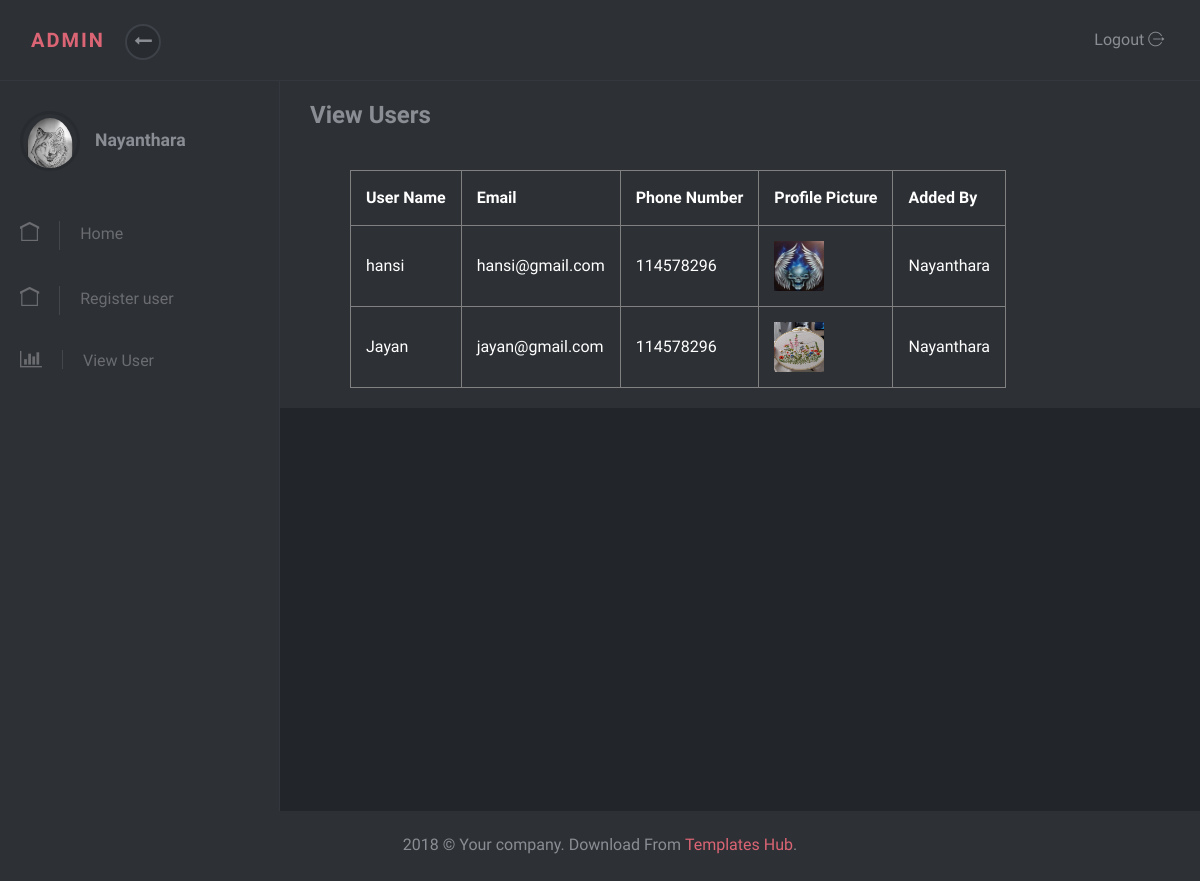
The app's page /ViewUser.php (signed in) with its own data.
### tables this page shows
CREATE TABLE `users` (
  `user_name` varchar(300) NOT NULL,
  `email` varchar(300) NOT NULL,
  `phone_nu` int(10) NOT NULL,
  `profile_pic` varchar(800) NOT NULL,
  `added_by` varchar(255) DEFAULT NULL
);

### ViewUser.php (the view, shortened to what this page needs)
<!DOCTYPE html>
<html>
  <head>
    <link rel="stylesheet" href="temp/vendor/bootstrap/css/bootstrap.min.css">
    <link rel="stylesheet" href="temp/vendor/font-awesome/css/font-awesome.min.css">
    <link rel="stylesheet" href="temp/css/font.css">
    <link rel="stylesheet" href="temp/css/style.default.css" id="theme-stylesheet">
    <link rel="stylesheet" href="temp/css/custom.css">
        <?php
          include("Connection.php");
          $user_data = $_SESSION['user'];
          $admin_name = $user_data['Name'];
        ?>
  </head>
  <body>
    <header class="header">
      <nav class="navbar navbar-expand-lg">
        <div class="container-fluid d-flex align-items-center justify-content-between">
          <div class="navbar-header">
            <a href="index.html" class="navbar-brand">
              <div class="brand-text brand-big visible text-uppercase"><strong class="text-primary">Admin</strong></div>
              <div class="brand-text brand-sm"><strong class="text-primary">D</strong><strong>A</strong></div></a>
            <button class="sidebar-toggle"><i class="fa fa-long-arrow-left"></i></button>
          </div>
            <div class="list-inline-item logout"><a id="logout" href="Log_out.php" class="nav-link">Logout <i class="icon-logout"></i></a></div>
          </div>
      </nav>
    </header>
    <div class="d-flex align-items-stretch">
      <nav id="sidebar">
        <div class="sidebar-header d-flex align-items-center">
          <div class="avatar"><img src="<?php echo 'PhotoUploaded/' .htmlspecialchars($user_data['Profile_photo']); ?>" alt="..." class="img-fluid rounded-circle"></div>
          <div class="title">
            <h1 class="h5"><?php echo htmlspecialchars($user_data['Name']); ?></h1>
          </div>
        </div>
        <ul class="list-unstyled">
                <li><a href="HomePage.php"> <i class="icon-home"></i>Home </a></li>
                <li ><a href="Register.php"> <i class="icon-home"></i>Register user </a></li>
                <li><a href="ViewUser.php"> <i class="fa fa-bar-chart"></i>View User </a></li>
        </ul>
      </nav>
        <div class="page-content">
            <div class="page-header">
                <div class="container-fluid">
                    <h3>View Users</h3>
                    <table>
                        <thead>
                            <tr>
                                <th>User Name</th>
                                <th>Email</th>
                                <th>Phone Number</th>
                                <th>Profile Picture</th>
                                <th>Added By</th>
                            </tr>
                        </thead>
                        <tbody>
                            <?php
                            $query = "SELECT user_name, email, phone_nu, profile_pic, added_by FROM users WHERE added_by = ?";
                            $stmt = $conn->prepare($query);
                            $stmt->bind_param("s", $admin_name);
                            $stmt->execute();
                            $result = $stmt->get_result();
                            if ($result->num_rows > 0) {
                                while ($row = $result->fetch_assoc()) {
                                    echo "<tr>";
                                    echo "<td>" . htmlspecialchars($row['user_name']) . "</td>";
                                    echo "<td>" . htmlspecialchars($row['email']) . "</td>";
                                    echo "<td>" . htmlspecialchars($row['phone_nu']) . "</td>";
                                    echo "<td><img src='./Uploaded/" . htmlspecialchars($row['profile_pic']) . "' alt='Profile Picture' width='50' height='50'></td>";
                                    echo "<td>" . htmlspecialchars($row['added_by']) . "</td>";
                                    echo "</tr>";
                                }
                            } else {
                                echo "<tr><td colspan='5'>No users found</td></tr>";
                            }
                            ?>
                        </tbody>
                    </table>
                </div>
            </div>
</div>
        <footer class="footer">
          <div class="footer__block block no-margin-bottom">
            <div class="container-fluid text-center">
               <p class="no-margin-bottom">2018 &copy; Your company. Download From <a target="_blank" href="https://templateshub.net">Templates Hub</a>.</p>
            </div>
          </div>
        </footer>
      </div>
  </body>
</html>

### temp/css/style.default.css (style rules this page uses)
body { position: relative; }
a { -webkit-transition: all 0.3s; transition: all 0.3s; display: inline-block; }
.text-uppercase { letter-spacing: 0.1em; }
p { line-height: 1.7; }
button { cursor: pointer; }
i, span, strong { display: inline-block; }
.no-margin-bottom { margin-bottom: 0 !important; }
.block { padding: 20px; background: #2d3035; color: #8a8d93; margin-bottom: 30px; }
.page-content { position: relative; background: #22252a; min-height: 100vh; width: calc(100% - 280px); padding: 0; padding-bottom: 70px; }
.page-header { padding: 20px 15px; background: #2d3035; color: #8a8d93; margin-bottom: 30px; }
.footer { position: absolute; bottom: 0; width: 100%; }
.footer .footer__block { min-height: 70px; }
i[class*='icon-'] { -webkit-transform: translateY(2px); transform: translateY(2px); }
nav.navbar { background: #2d3035; color: #8a8d93; padding-top: 20px; padding-bottom: 20px; border-bottom: 1px solid #34373d; z-index: 10; }
nav.navbar .sidebar-toggle { width: 36px; height: 36px; line-height: 29px; text-align: center; border-radius: 50%; background: #282b2f; color: #8a8d93; font-size: 1.1rem; border: 2px solid #3d4148; outline: none; }
nav.navbar a { color: inherit; }
nav.navbar .brand-text { display: none; font-weight: 700; }
nav.navbar .brand-text.visible { display: block; }
nav.navbar a.nav-link { padding: .5rem .3rem; position: relative; }
nav#sidebar { width: 280px; background: #2d3035; color: #6a6c70; border-right: 1px solid #34373d; }
nav#sidebar a { color: inherit; text-decoration: none; position: relative; }
nav#sidebar a i { font-size: 1.2em; margin-right: 10px; -webkit-transition: none; transition: none; }
nav#sidebar .sidebar-header { padding: 30px 20px; }
nav#sidebar .sidebar-header h1, nav#sidebar .sidebar-header p { margin-bottom: 0; }
nav#sidebar .sidebar-header h1 { color: #8a8d93; }
nav#sidebar .avatar { width: 60px; height: 60px; border-radius: 50%; overflow: hidden; margin-right: 15px; background: none; padding: 4px; border: 3px solid #282b2f; }
nav#sidebar ul { max-height: none; }
nav#sidebar li { position: relative; }
nav#sidebar li a { padding: 18px 20px; display: block; font-weight: 400; }
nav#sidebar li a i { margin-right: 20px; -webkit-transition: all 0.3s; transition: all 0.3s; padding-right: 20px; border-right: 1px solid #454649; }
nav#sidebar li::before { content: ''; width: 2px; height: 100%; background: none; display: block; position: absolute; top: 0; left: 0; z-index: 99; }
button, input[type='submit'] { cursor: pointer; font-family: inherit; font-weight: 300 !important; }
.navbar { padding: 0.5rem 1rem; }
.navbar-brand { display: inline-block; padding-top: 0.3125rem; padding-bottom: 0.3125rem; margin-right: 1rem; font-size: 1.25rem; }
body { font-family: "Muli", sans-serif; font-size: 1rem; font-weight: 400; line-height: 1.5; color: #8a8d93; background-color: #fff; }
a { color: #DB6574; text-decoration: none; }
h1, h2, h3, h4, h5, h6, .h1, .h2, .h3, .h4, .h5, .h6 { margin-bottom: 0.5rem; font-family: inherit; font-weight: 700; line-height: 1.2; color: inherit; }
h1, .h1 { font-size: 2.5rem; }
h3, .h3 { font-size: 1.5rem; }
h5, .h5 { font-size: 1.1rem; }
.text-primary { color: #DB6574 !important; }
.nav-link { padding: 0.5rem 1rem; }

### ViewUser.php (style rules this page uses)
thead, tbody, td, th { border: 1px solid grey; color: white; padding: 15px; }
table { margin-left: 40px; margin-top: 40px; }

### records on screen
users: user_name "hansi", email "hansi@gmail.com", phone_nu "114578296", profile_pic (picture), added_by "Nayanthara"
users: user_name "Jayan", email "jayan@gmail.com", phone_nu "114578296", profile_pic (picture), added_by "Nayanthara"

### other values on screen
$user_data['Name'] "Nayanthara"
